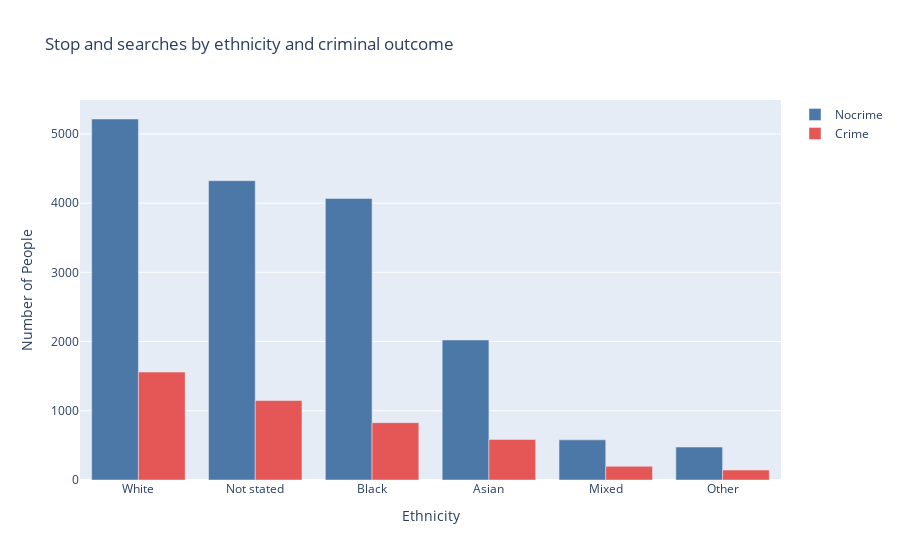

The notebook cell saved with this chart:
### Code cell
# Create figure
fig = go.Figure()

# Add traces to figure
fig.add_trace(go.Bar(
    x=ethnicities['ethnicity'],
    y=ethnicities['total'],
    name='Nocrime',
    marker_color='#4C78A8'
))

fig.add_trace(go.Bar(
    x=ethnicities['ethnicity'],
    y=ethnicities['crime'],
    name='Crime',
    marker_color='#E45756'
))


# Set graph title, x-axis title, and y-axis title
fig.update_layout(
    title="Stop and searches by ethnicity and criminal outcome",
    xaxis_title="Ethnicity",
    yaxis_title="Number of People"
)

fig.show()

### Figure 1 — Plotly figure (JSON) as saved in the notebook; plotly's stock layout.template omitted (floating-point values rounded to 4 significant figures)
{"data": [{"marker": {"color": "#4C78A8"}, "name": "Nocrime", "type": "bar", "x": ["White", "Not stated", "Black", "Asian", "Mixed", "Other"], "y": [5215, 4324, 4067, 2023, 580, 476]}, {"marker": {"color": "#E45756"}, "name": "Crime", "type": "bar", "x": ["White", "Not stated", "Black", "Asian", "Mixed", "Other"], "y": [1559, 1148, 828, 586, 197, 144]}], "layout": {"title": {"text": "Stop and searches by ethnicity and criminal outcome"}, "xaxis": {"title": {"text": "Ethnicity"}}, "yaxis": {"title": {"text": "Number of People"}}}}
